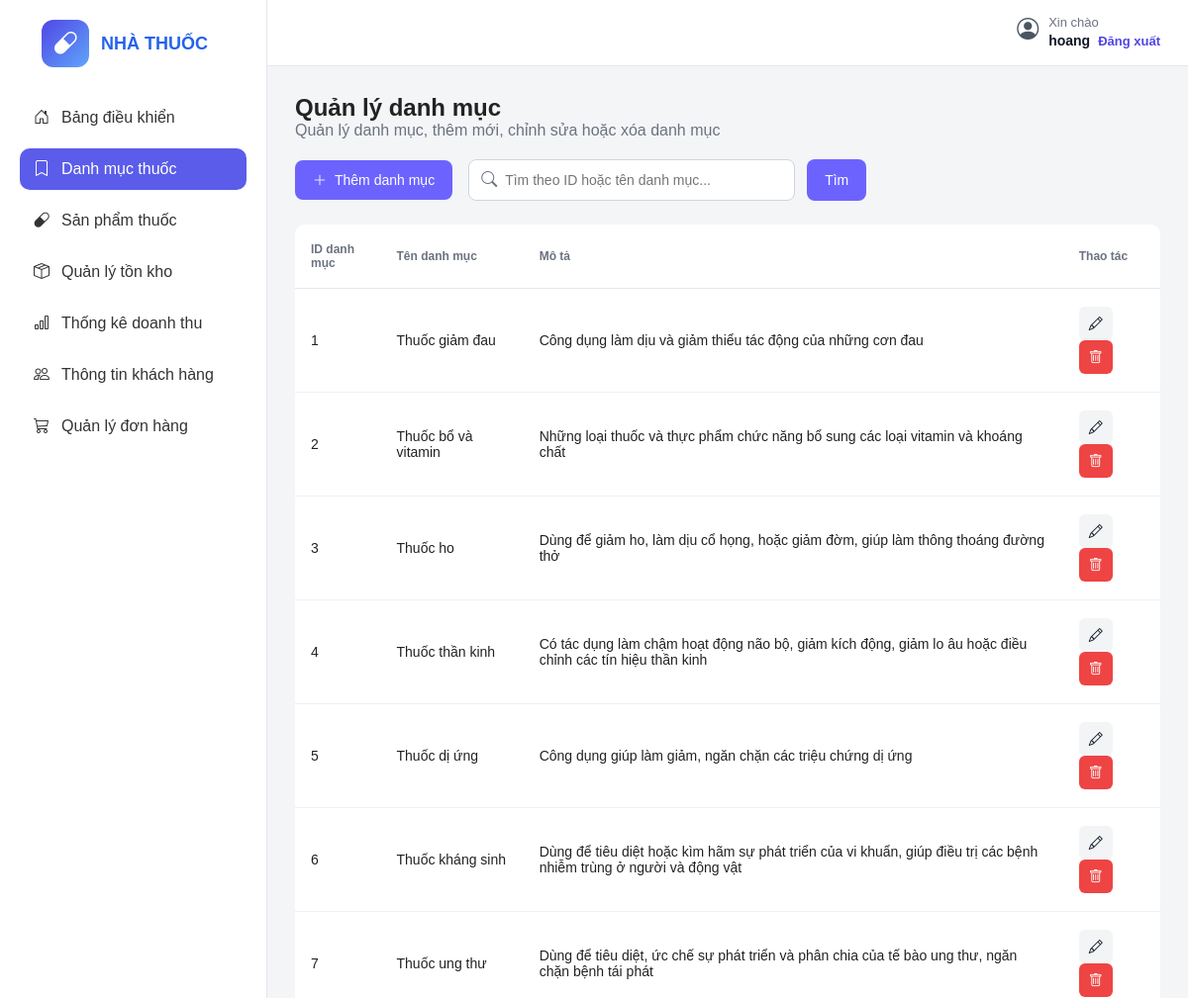
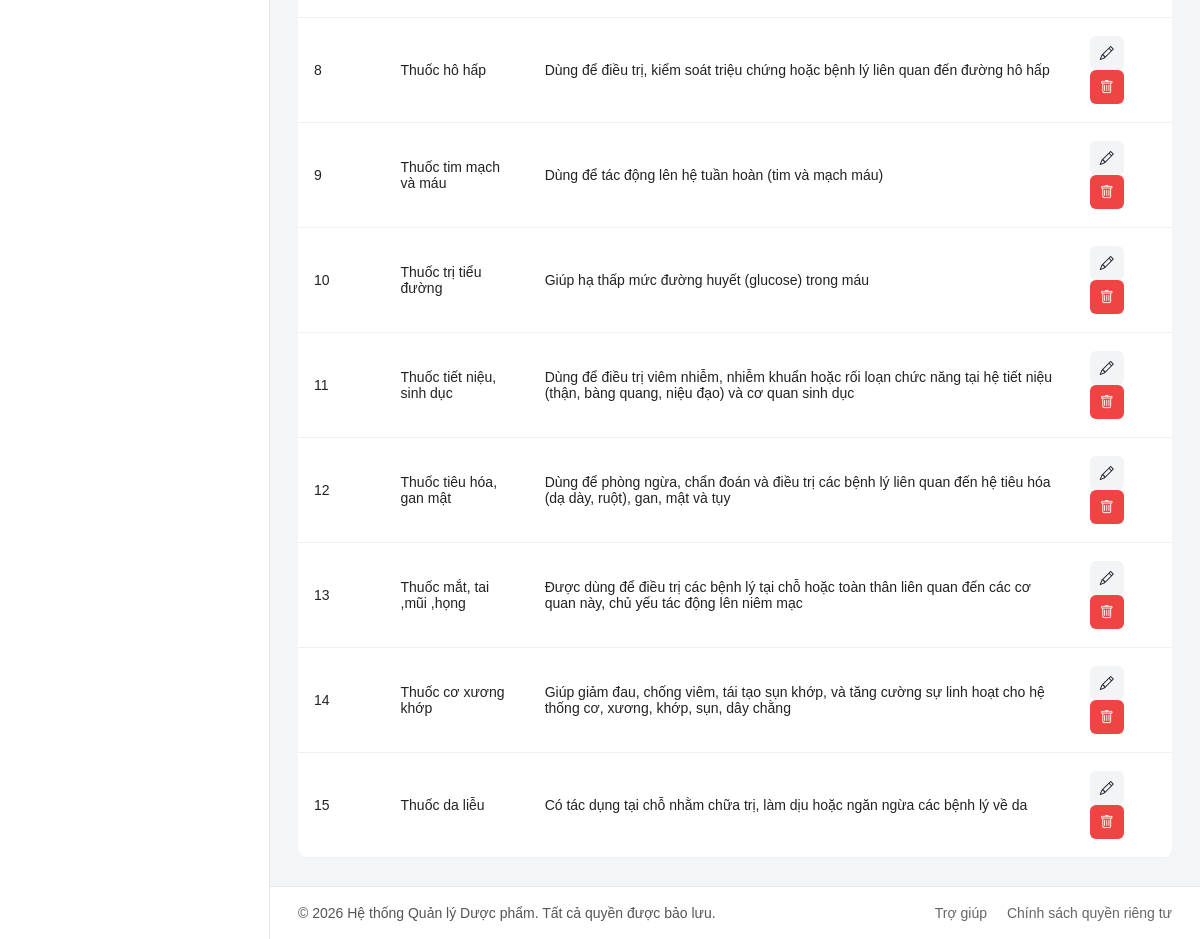
The app's page /dashboard/danh-muc/ (signed in) with its own data (2 pictures, top to bottom).
### core/models.py (models this page shows, shortened)
class Category(models.Model):
    name = models.CharField(max_length=100)
    description = models.TextField(blank=True)

### core/views.py (the view, shortened to what this page needs)
# urls.py: path('dashboard/danh-muc/', views.admin_categories, name='admin_categories'),
@login_required
@user_passes_test(is_admin)
def admin_categories(request):
    keyword = request.GET.get('q', '').strip()
    categories = Category.objects.all().order_by('id')
    return render(request, 'admin_panel/danhmuc.html', {
        'categories': categories,
        'keyword': keyword,
    })

### core/views.py (called while the page is built)
def is_admin(user):
    return user.is_staff

### templates/admin_panel/danhmuc.html (shortened to what this page needs)
{% load static %}
<!DOCTYPE html>
<html lang="vi">
<head>
  <link rel="stylesheet" href="{% static 'css/danhmuc.css' %}" />
  <link rel="stylesheet" href="https://cdn.jsdelivr.net/npm/bootstrap-icons@1.11.3/font/bootstrap-icons.min.css" />
</head>
<body>
  <div class="container">
    <aside class="sidebar">
      <div class="logo">
        <div class="logo-icon">
          <i class="bi bi-capsule"></i>
        </div>
        <div>
          <h2>NHÀ THUỐC</h2>
        </div>
      </div>
      <ul class="menu">
        <li><a href="{% url 'dashboard' %}"><i class="bi bi-house-door"></i> Bảng điều khiển</a></li>
        <li class="active"><a href="{% url 'admin_categories' %}"><i class="bi bi-bookmark"></i> Danh mục thuốc</a></li>
        <li><a href="{% url 'admin_products' %}"><i class="bi bi-capsule"></i> Sản phẩm thuốc</a></li>
        <li><a href="{% url 'admin_inventory' %}"><i class="bi bi-box-seam"></i> Quản lý tồn kho</a></li>
        <li><a href="{% url 'admin_statistics' %}"><i class="bi bi-bar-chart"></i> Thống kê doanh thu</a></li>
        <li><a href="{% url 'admin_customers' %}"><i class="bi bi-people"></i> Thông tin khách hàng</a></li>
        <li><a href="{% url 'admin_orders' %}"><i class="bi bi-cart3"></i>Quản lý đơn hàng</a></li>
      </ul>
    </aside>
    <main class="main-content">
      <header class="topbar">
        <div class="topbar-right">
          <div class="user-info user-info-vertical">
            <i class="bi bi-person-circle"></i>
            <div>
              <span>Xin chào</span>
              <strong>{{ user.get_full_name|default:user.username }}</strong>
              <a href="{% url 'logout' %}" class="logout-link">Đăng xuất</a>
            </div>
          </div>
        </div>
      </header>
      <section class="titleql">
        <h2>Quản lý danh mục</h2>
        <p class="subtitle">
          Quản lý danh mục, thêm mới, chỉnh sửa hoặc xóa danh mục
        </p>
        <div class="action-bar">
          <button class="add-btn" id="openPopup">
            <i class="bi bi-plus-lg"></i>
            Thêm danh mục
          </button>
          <form method="get" action="{% url 'admin_categories' %}" class="search-form">
            <div class="small-search-box">
              <i class="bi bi-search"></i>
              <input
                type="text"
                name="q"
                value="{{ keyword|default:'' }}"
                placeholder="Tìm theo ID hoặc tên danh mục..."
              />
            </div>
            <button type="submit" class="search-btn">Tìm</button>
          </form>
        </div>
        <div class="table-wrapper">
          <table>
            <thead>
              <tr>
                <th>ID danh mục</th>
                <th>Tên danh mục</th>
                <th>Mô tả</th>
                <th>Thao tác</th>
              </tr>
            </thead>
            <tbody>
              {% for category in categories %}
              <tr>
                <td>{{ category.id }}</td>
                <td>{{ category.name }}</td>
                <td>{{ category.description }}</td>
                <td>
                  <button
                    type="button"
                    class="edit-btn open-edit-popup"
                    data-id="{{ category.id }}"
                    data-name="{{ category.name }}"
                    data-description="{{ category.description }}"
                  >
                    <i class="bi bi-pencil"></i>
                  </button>
                  <form method="post"
                    action="{% url 'admin_category_delete' category.id %}"
                    style="display:inline"
                    onsubmit="return confirm('Bạn có chắc muốn xóa danh mục này không?');">
                    <button type="submit" class="delete-btn">
                      <i class="bi bi-trash"></i>
                    </button>
                  </form>
                </td>
              </tr>
              {% empty %}
              <tr>
                <td colspan="4" class="empty-row">Không tìm thấy danh mục phù hợp.</td>
              </tr>
              {% endfor %}
            </tbody>
          </table>
        </div>
      </section>
      <footer class="footer">
        <p>© 2026 Hệ thống Quản lý Dược phẩm. Tất cả quyền được bảo lưu.</p>
        <div class="footer-links">
          <a href="#">Trợ giúp</a>
          <a href="#">Chính sách quyền riêng tư</a>
        </div>
      </footer>
    </main>
  </div>
</body>
</html>

### records on screen
Category: id "1", name "Thuốc giảm đau", description "Công dụng làm dịu và giảm thiểu tác động của những cơn đau"
Category: id "2", name "Thuốc bổ và vitamin", description "Những loại thuốc và thực phẩm chức năng bổ sung các loại vitamin và khoáng chất"
Category: id "3", name "Thuốc ho", description "Dùng để giảm ho, làm dịu cổ họng, hoặc giảm đờm, giúp làm thông thoáng đường thở"
Category: id "4", name "Thuốc thần kinh", description "Có tác dụng làm chậm hoạt động não bộ, giảm kích động, giảm lo âu hoặc điều chỉnh các tín hiệu thần kinh"
Category: id "5", name "Thuốc dị ứng", description "Công dụng giúp làm giảm, ngăn chặn các triệu chứng dị ứng"
Category: id "6", name "Thuốc kháng sinh", description "Dùng để tiêu diệt hoặc kìm hãm sự phát triển của vi khuẩn, giúp điều trị các bệnh nhiễm trùng ở người và động vật"
Category: id "7", name "Thuốc ung thư", description "Dùng để tiêu diệt, ức chế sự phát triển và phân chia của tế bào ung thư, ngăn chặn bệnh tái phát"
Category: id "8", name "Thuốc hô hấp", description "Dùng để điều trị, kiểm soát triệu chứng hoặc bệnh lý liên quan đến đường hô hấp"
Category: id "9", name "Thuốc tim mạch và máu", description "Dùng để tác động lên hệ tuần hoàn (tim và mạch máu)"
Category: id "10", name "Thuốc trị tiểu đường", description "Giúp hạ thấp mức đường huyết (glucose) trong máu"
Category: id "11", name "Thuốc tiết niệu, sinh dục", description "Dùng để điều trị viêm nhiễm, nhiễm khuẩn hoặc rối loạn chức năng tại hệ tiết niệu (thận, bàng quang, niệu đạo) và cơ quan sinh dục"
Category: id "12", name "Thuốc tiêu hóa, gan mật", description "Dùng để phòng ngừa, chẩn đoán và điều trị các bệnh lý liên quan đến hệ tiêu hóa (dạ dày, ruột), gan, mật và tụy"
Category: id "13", name "Thuốc mắt, tai ,mũi ,họng", description "Được dùng để điều trị các bệnh lý tại chỗ hoặc toàn thân liên quan đến các cơ quan này, chủ yếu tác động lên niêm mạc"
Category: id "14", name "Thuốc cơ xương khớp", description "Giúp giảm đau, chống viêm, tái tạo sụn khớp, và tăng cường sự linh hoạt cho hệ thống cơ, xương, khớp, sụn, dây chằng"
Category: id "15", name "Thuốc da liễu", description "Có tác dụng tại chỗ nhằm chữa trị, làm dịu hoặc ngăn ngừa các bệnh lý về da"

### other values on screen
{{ user.get_full_name|default:user.username }} "hoang"
